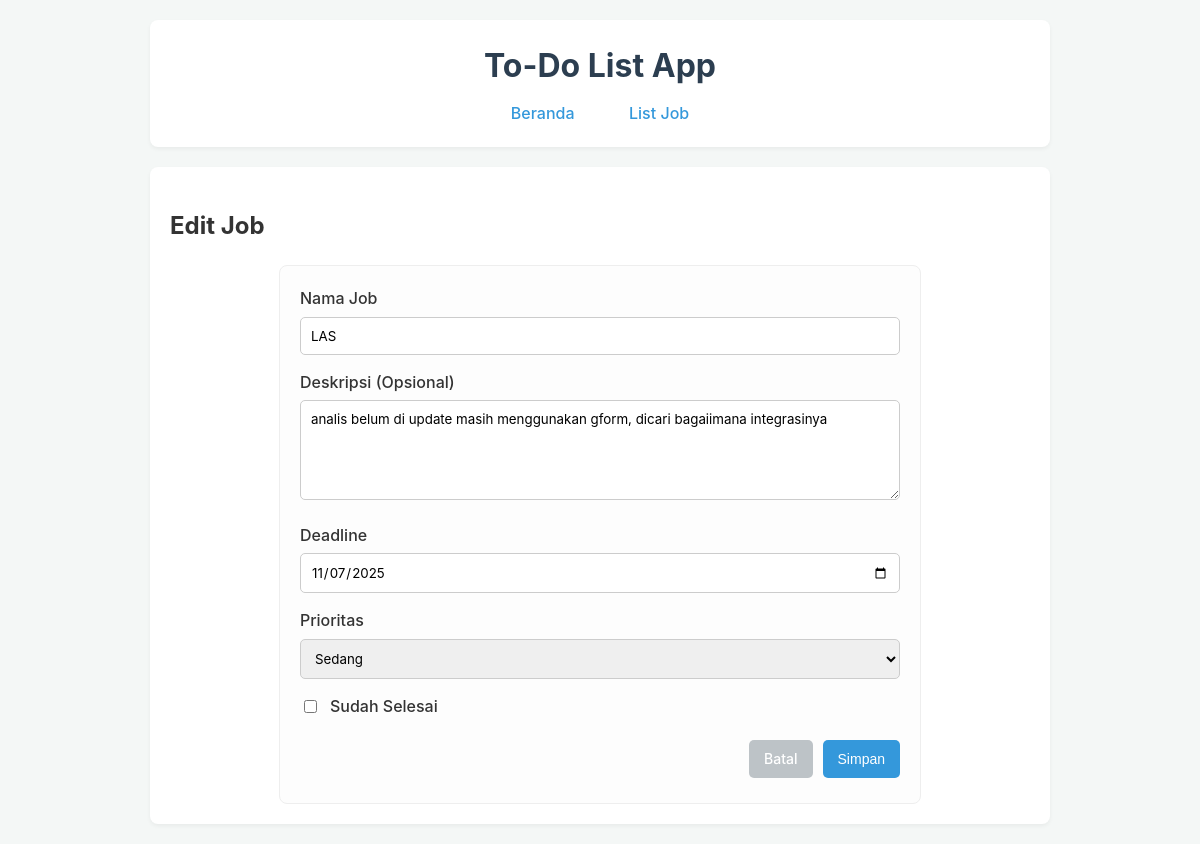
The page /form.php?id=3 on the database its author committed.
### tables this page shows
CREATE TABLE `tugas` (
  `id` int NOT NULL,
  `nama_job` varchar(255) NOT NULL,
  `deskripsi` text,
  `tanggal_dibuat` date NOT NULL DEFAULT (curdate()),
  `deadline` date NOT NULL,
  `prioritas` int NOT NULL DEFAULT '1',
  `status` tinyint(1) NOT NULL DEFAULT '0'
);

### form.php (the view, shortened to what this page needs)
<?php
require_once 'connection.php';
$id = $_GET['id'] ?? null;
$tugas = [
    'nama_job' => '',
    'deskripsi' => '',
    'deadline' => '',
    'prioritas' => 1,
    'status' => 0
];
$pageTitle = "Tambah Job Baru";
if ($id) {
    $pageTitle = "Edit Job";
    $stmt = $pdo->prepare("SELECT * FROM tugas WHERE id = ?");
    $stmt->execute([$id]);
    $tugas = $stmt->fetch();
}
?>
<!DOCTYPE html>
<html lang="id">
<head>
    <link rel="stylesheet" href="style.css">
</head>
<body>
    <div class="container">
        <header>
            <h1>To-Do List App</h1>
            <nav>
                <a href="index.php">Beranda</a>
                <a href="list.php">List Job</a>
            </nav>
        </header>
        <main>
            <h2><?php echo $pageTitle; ?></h2>
            <form action="save.php" method="POST" class="form-card">
                <div class="form-group">
                    <label for="nama_job">Nama Job</label>
                    <input type="text" id="nama_job" name="nama_job" value="<?php echo htmlspecialchars($tugas['nama_job']); ?>" required>
                </div>
                <div class="form-group">
                    <label for="deskripsi">Deskripsi (Opsional)</label>
                    <textarea id="deskripsi" name="deskripsi"><?php echo htmlspecialchars($tugas['deskripsi'] ?? ''); ?></textarea>
                </div>
                <div class="form-group">
                    <label for="deadline">Deadline</label>
                    <input type="date" id="deadline" name="deadline" value="<?php echo htmlspecialchars($tugas['deadline']); ?>" required>
                </div>
                <div class="form-group">
                    <label for="prioritas">Prioritas</label>
                    <select id="prioritas" name="prioritas">
                        <option value="2" <?php echo ($tugas['prioritas'] == 2) ? 'selected' : ''; ?>>Sedang</option>
                    </select>
                </div>
                <div class="form-group form-group-checkbox">
                    <input type="checkbox" id="status" name="status" value="1" <?php echo ($tugas['status'] == 1) ? 'checked' : ''; ?>>
                    <label for="status">Sudah Selesai</label>
                </div>
                <div class="form-actions">
                    <a href="list.php" class="btn btn-secondary">Batal</a>
                    <button type="submit" class="btn btn-primary">Simpan</button>
                </div>
            </form>
        </main>
    </div>
</body>
</html>

### style.css (style rules this page uses)
body { font-family: -apple-system, BlinkMacSystemFont, "Segoe UI", Roboto, Helvetica, Arial, sans-serif; margin: 0; background-color: #f4f7f6; color: #333; line-height: 1.6; }
.container { max-width: 900px; margin: 20px auto; padding: 0 20px; }
header { background-color: #ffffff; padding: 20px; border-radius: 8px; box-shadow: 0 2px 4px rgba(0,0,0,0.05); margin-bottom: 20px; }
header h1 { margin: 0; color: #2c3e50; text-align: center; }
header nav { text-align: center; margin-top: 10px; }
header nav a { text-decoration: none; color: #3498db; font-weight: 500; margin: 0 15px; padding: 5px 10px; border-radius: 5px; transition: background-color 0.2s; }
main { background-color: #ffffff; padding: 20px; border-radius: 8px; box-shadow: 0 2px 4px rgba(0,0,0,0.05); }
.btn { text-decoration: none; padding: 8px 15px; border-radius: 5px; border: none; cursor: pointer; font-size: 14px; font-weight: 500; transition: opacity 0.2s; text-align: center; display: inline-block; margin-bottom: 5px; }
.btn-primary { background-color: #3498db; color: #ffffff; }
.btn-secondary { background-color: #bdc3c7; color: #ffffff; }
.form-card { max-width: 600px; margin: 0 auto; background-color: #fdfdfd; padding: 20px; border: 1px solid #eee; border-radius: 8px; }
.form-group { margin-bottom: 15px; }
.form-group label { display: block; margin-bottom: 5px; font-weight: 500; }
.form-group input[type="text"], .form-group input[type="date"], .form-group select, .form-group textarea { width: 100%; padding: 10px; border: 1px solid #ccc; border-radius: 5px; box-sizing: border-box; font-family: inherit; }
.form-group textarea { min-height: 100px; resize: vertical; }
.form-group-checkbox { display: flex; align-items: center; gap: 10px; }
.form-group-checkbox input[type="checkbox"] { width: auto; }
.form-group-checkbox label { margin: 0; }
.form-actions { margin-top: 20px; display: flex; justify-content: flex-end; gap: 10px; }

### rows shown on the page
tugas: nama_job "LAS", deskripsi "analis belum di update masih menggunakan gform, dicari bagaiimana integrasinya", deadline "11/07/2025", prioritas "Sedang"

### other values the page prints
$pageTitle "Edit Job"
